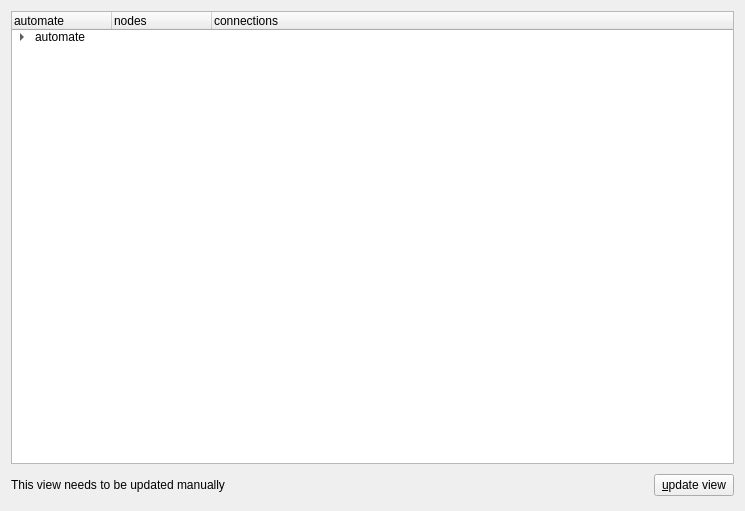
<?xml version="1.0" encoding="UTF-8"?>
<ui version="4.0">
 <class>controllerWidget</class>
 <widget class="QWidget" name="controllerWidget">
  <property name="geometry">
   <rect>
    <x>0</x>
    <y>0</y>
    <width>745</width>
    <height>511</height>
   </rect>
  </property>
  <property name="windowTitle">
   <string>assigned in the source file NOT HERE!</string>
  </property>
  <property name="windowIcon">
   <iconset resource="../../automatehandler.qrc">
    <normaloff>:/icons/home_blue.png</normaloff>:/icons/home_blue.png</iconset>
  </property>
  <layout class="QGridLayout">
   <item row="0" column="0" colspan="3">
    <widget class="QTreeWidget" name="treeWidget">
     <property name="contextMenuPolicy">
      <enum>Qt::CustomContextMenu</enum>
     </property>
     <column>
      <property name="text">
       <string>automate</string>
      </property>
     </column>
     <column>
      <property name="text">
       <string>nodes</string>
      </property>
     </column>
     <column>
      <property name="text">
       <string>connections</string>
      </property>
     </column>
     <item>
      <property name="text">
       <string>automate</string>
      </property>
      <property name="text">
       <string/>
      </property>
      <property name="text">
       <string/>
      </property>
      <item>
       <property name="text">
        <string>nodes</string>
       </property>
       <property name="text">
        <string/>
       </property>
       <property name="text">
        <string/>
       </property>
      </item>
      <item>
       <property name="text">
        <string>connections</string>
       </property>
       <property name="text">
        <string/>
       </property>
       <property name="text">
        <string/>
       </property>
      </item>
      <item>
       <property name="text">
        <string>nodemanager</string>
       </property>
       <property name="text">
        <string/>
       </property>
       <property name="text">
        <string/>
       </property>
      </item>
     </item>
    </widget>
   </item>
   <item row="1" column="0">
    <widget class="QLabel" name="label">
     <property name="text">
      <string>This view needs to be updated manually</string>
     </property>
    </widget>
   </item>
   <item row="1" column="1">
    <spacer>
     <property name="orientation">
      <enum>Qt::Horizontal</enum>
     </property>
     <property name="sizeHint" stdset="0">
      <size>
       <width>371</width>
       <height>30</height>
      </size>
     </property>
    </spacer>
   </item>
   <item row="1" column="2">
    <widget class="QPushButton" name="updateBtn">
     <property name="text">
      <string>&amp;update view</string>
     </property>
    </widget>
   </item>
  </layout>
 </widget>
 <resources>
  <include location="../../automatehandler.qrc"/>
 </resources>
 <connections/>
</ui>
